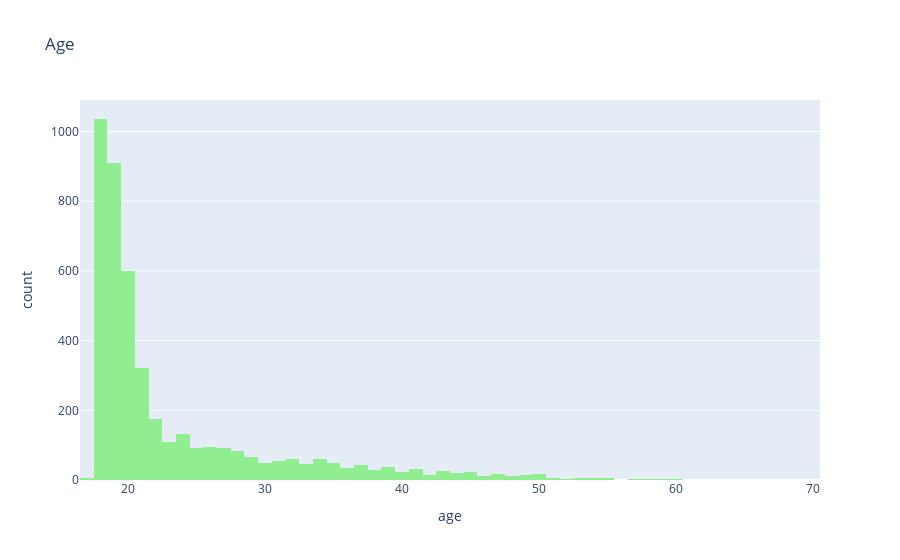

Notebook source saved alongside this figure:
### Code cell
px.histogram(data_copy['age'], title = 'Age',
             x='age',
             color_discrete_sequence=['lightgreen'])

### Figure 1 — Plotly figure (JSON) as saved in the notebook; plotly's stock layout.template omitted (floating-point values rounded to 4 significant figures; data arrays with more than 128 entries replaced by an {"elided": "..."} marker saying what was removed)
{"data": [{"alignmentgroup": "True", "bingroup": "x", "hovertemplate": "age=%{x}<br>count=%{y}<extra></extra>", "legendgroup": "", "marker": {"color": "lightgreen", "pattern": {"shape": ""}}, "name": "", "offsetgroup": "", "orientation": "v", "showlegend": false, "type": "histogram", "x": {"elided": "4424 int values"}, "xaxis": "x", "yaxis": "y"}], "layout": {"barmode": "relative", "legend": {"tracegroupgap": 0}, "title": {"text": "Age"}, "xaxis": {"anchor": "y", "domain": [0, 1], "title": {"text": "age"}}, "yaxis": {"anchor": "x", "domain": [0, 1], "title": {"text": "count"}}}}
